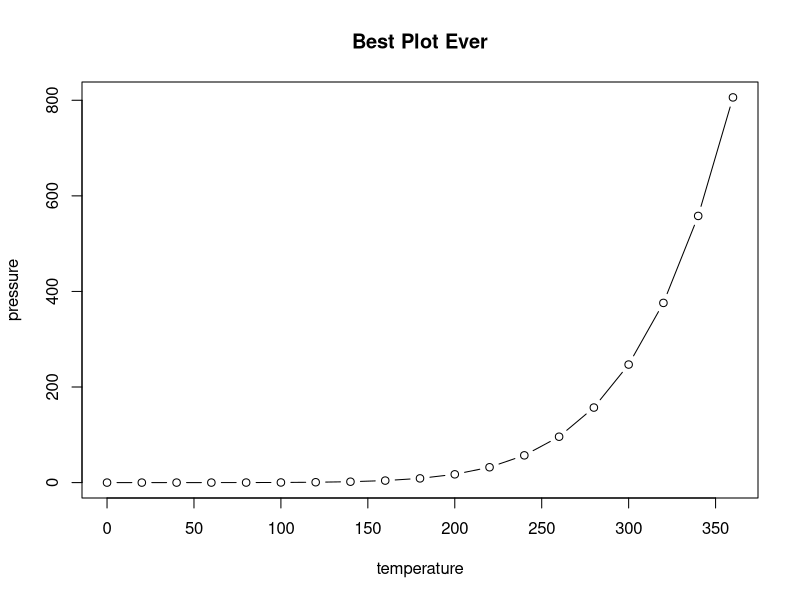

The R source for this figure:
## ---- chunk 1
knitr::opts_chunk$set(echo = TRUE)
## ---- chunk 2
summary(cars)
## ---- chunk 3
plot(pressure, main = 'Best Plot Ever', type = 'b')
